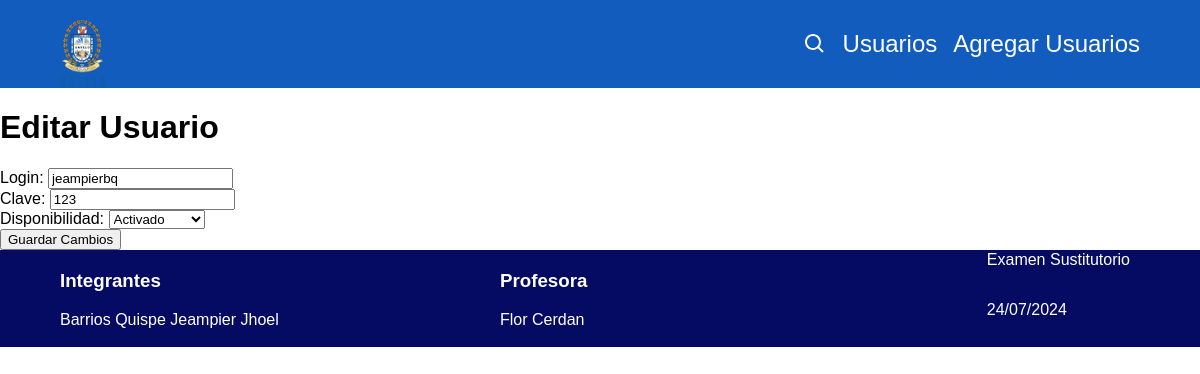
Page /editar_usuario/4/ on the committed database.
### miapp/models.py (models this page shows)
class Barrios_Usuarios(models.Model):
    DISPONIBILIDAD = [
        ('A', 'Activado'),
        ('D', 'Desactivado'),
    ]
    Barrios_login = models.CharField(max_length=100)
    Barrios_clave = models.CharField(max_length=100)
    Barrios_disponible = models.CharField(max_length=1, choices=DISPONIBILIDAD, default='A')
    Barrios_fecha_de_registro = models.DateTimeField(auto_now_add=True)

### miapp/views.py (the view, shortened to what this page needs)
# urls.py: path('editar_usuario/<int:id>/', views.editar_usuario, name='editar_usuario'),
def editar_usuario(request, id):
    usuario = get_object_or_404(Barrios_Usuarios, id=id)
    return render(request, 'editar_usuario.html', {'usuario': usuario})

### miapp/templates/editar_usuario.html (shortened to what this page needs)
{% extends 'layout.html' %}
{% block content %}
<h1>Editar Usuario</h1>
<form action="{% url 'editar_usuario' usuario.id %}" method="post">
    <label for="Barrios_login">Login:</label>
    <input type="text" id="Barrios_login" name="Barrios_login" value="{{ usuario.Barrios_login }}" required>
    <br>
    <label for="Barrios_clave">Clave:</label>
    <input type="text" id="Barrios_clave" name="Barrios_clave" value="{{ usuario.Barrios_clave }}" required>
    <br>
    <label for="Barrios_disponible">Disponibilidad:</label>
    <select id="Barrios_disponible" name="Barrios_disponible">
        <option value="A" {% if usuario.Barrios_disponible == 'A' %}selected{% endif %}>Activado</option>
    </select>
    <br>
    <button type="submit">Guardar Cambios</button>
</form>
{% endblock %}

### miapp/static/css/styles.css (style rules this page uses)
* { box-sizing: border-box; }
html, body { font-family: "GT America Trial", sans-serif; margin: 0; height: 100%; }
body { display: flex; flex-direction: column; }

### rows in the picture
Barrios_Usuarios: Barrios_login "jeampierbq", Barrios_clave "123", Barrios_disponible "Activado"
